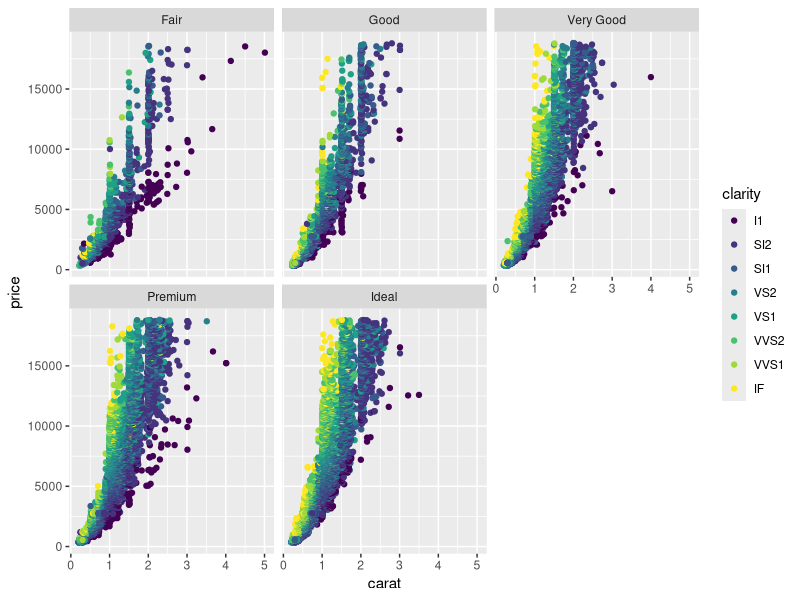
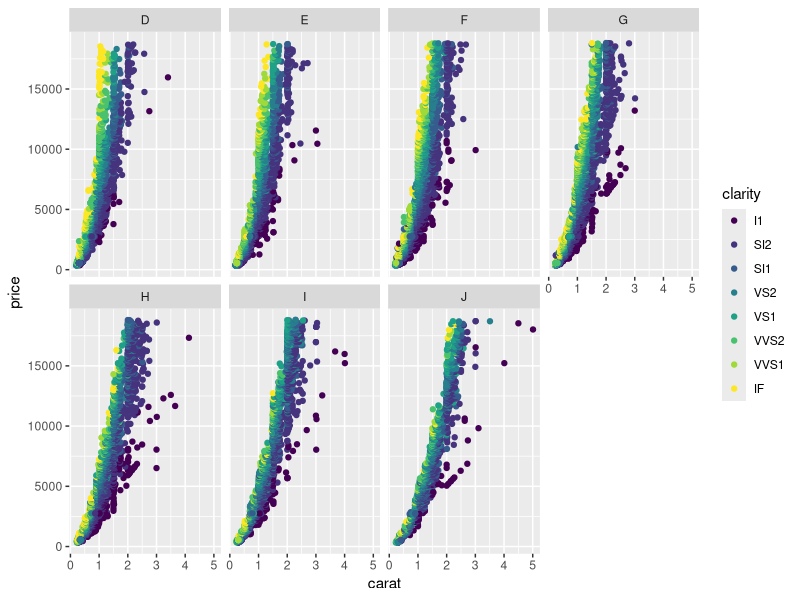
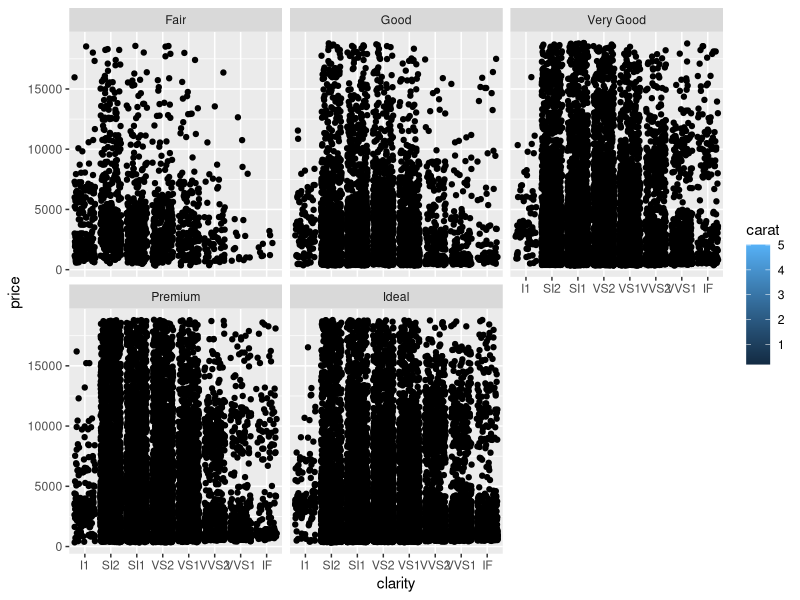

The R script that drew these images, in order:
## ---- chunk 1
knitr::opts_chunk$set(echo = TRUE)
## ---- chunk 2
library(tidyverse)
## ---- chunk 3
ggplot(data = diamonds)+
geom_point(mapping = aes(x = carat, y = price, color = clarity))+
  facet_wrap(~cut, nrow = 2)

  
  
## ---- chunk 4
ggplot(data = diamonds)+
geom_point(mapping = aes(x = carat, y = price, color = clarity))+
  facet_wrap(~color, nrow = 2)
## ---- chunk 5
ggplot(data = diamonds)+
  geom_jitter(mapping = aes(x = clarity, y=price, fill = carat))+
  facet_wrap(~cut)
